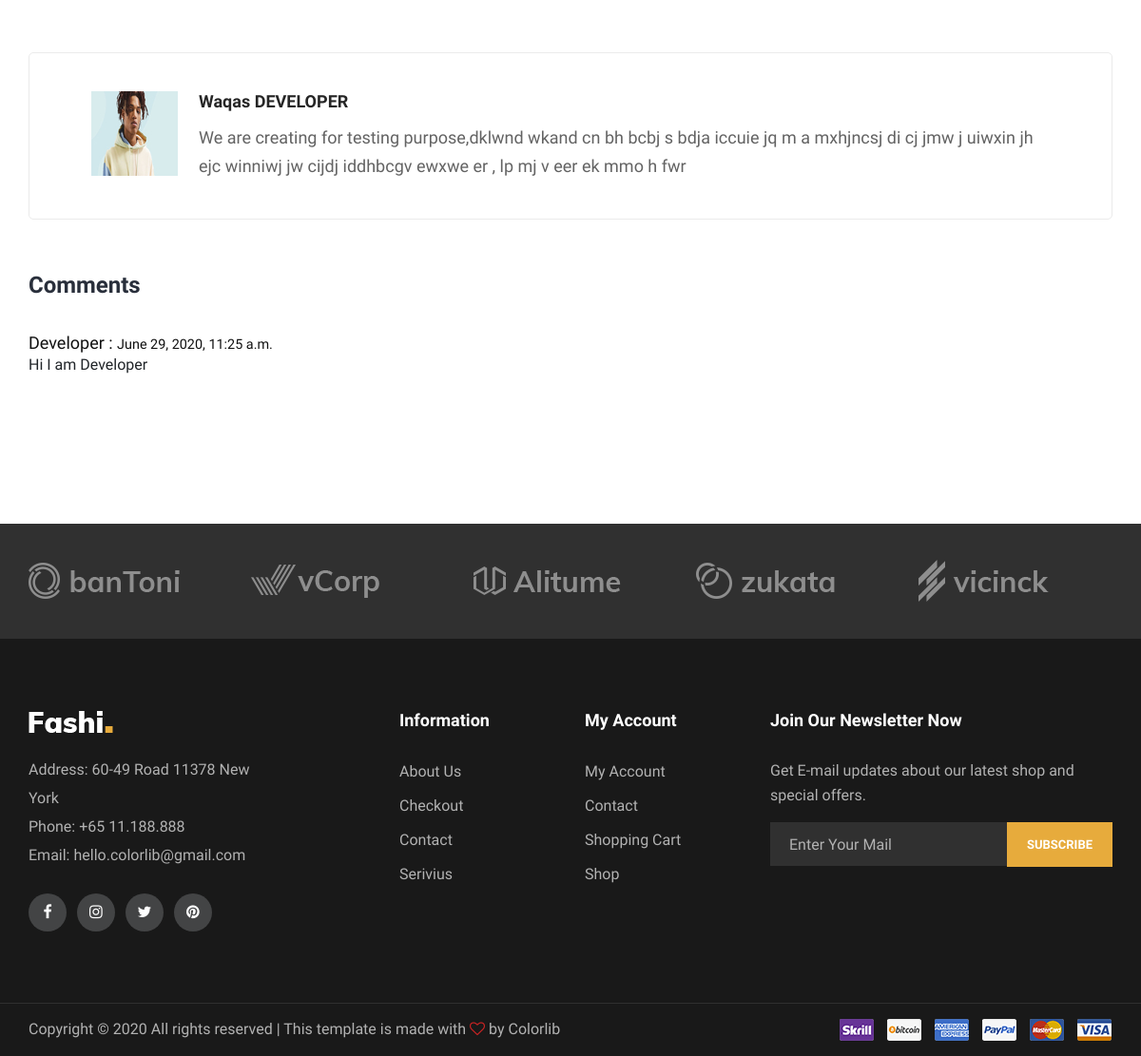
Page /Blog/Blog/1 (lower part) on the earlier database version.
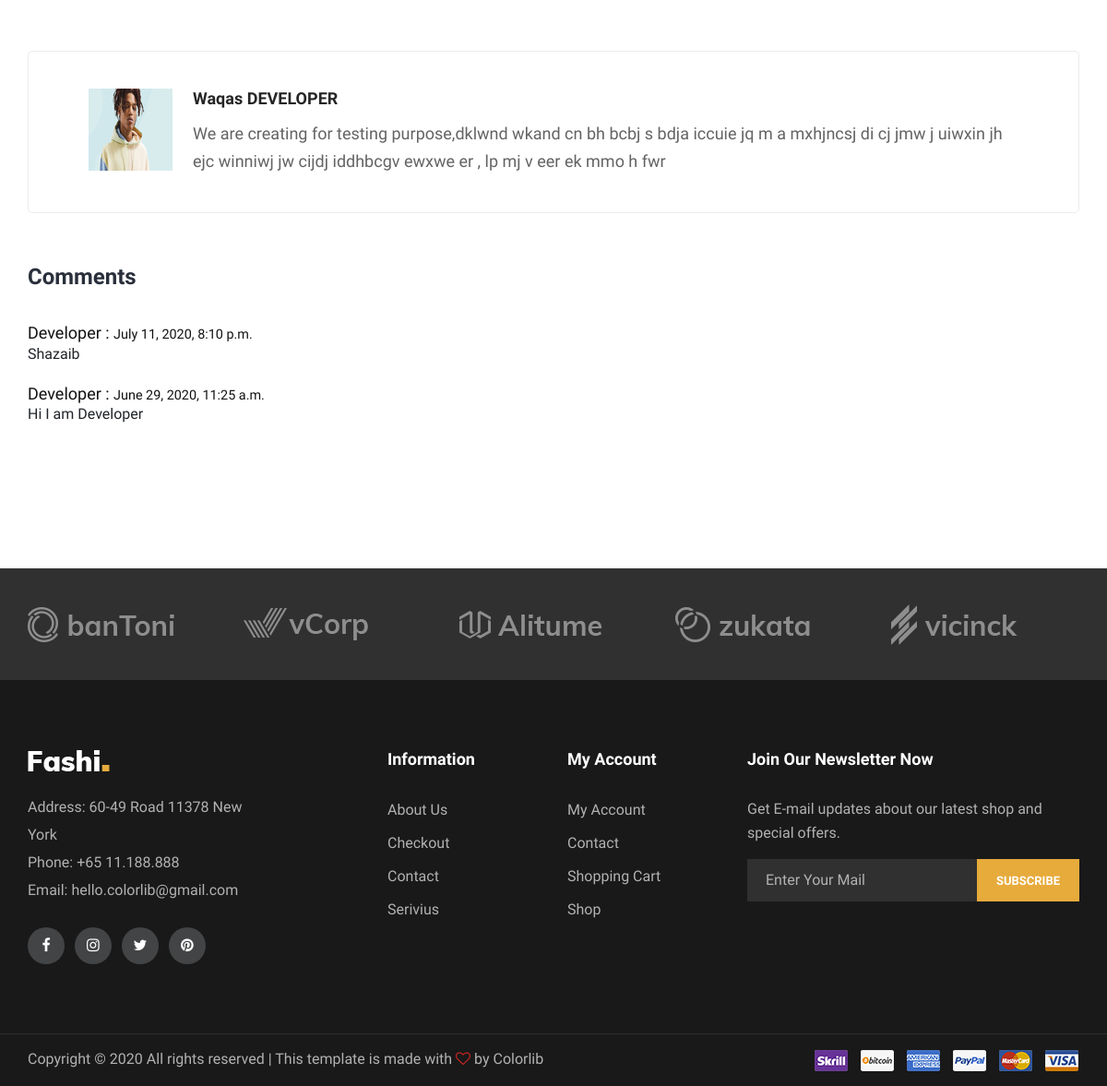
Same page on the later database version.
### Blog/models.py (models this page shows, shortened)
class BlogComment(models.Model):
    comment = models.TextField()
    user = models.ForeignKey(User,on_delete=models.CASCADE)
    post =  models.ForeignKey(Blog_Post, on_delete=models.CASCADE)
    parent = models.ForeignKey('self', on_delete=models.CASCADE,null=True)
    timestamp = models.DateTimeField(auto_now_add=dt.now)

### Blog/views.py (the view)
# urls.py: path('Blog/<int:bid>',views.BlogPost,name='blogpage'),
def BlogPost(request,bid):
    p = Blog_Post.objects.filter(id=bid)
    try:
        p_n = Blog_Post.objects.filter(id__gte=bid).order_by('id')[1:2]
        next_p = p_n[0]
    except:
        next_p = p_n
    try:
        p_p = Blog_Post.objects.filter(id__lte=bid).order_by('id')[::-1][1:2]
        previous = p_p[0]
    except:
        previous = p_p
    comment = BlogComment.objects.filter(post=p.first())[:10:-1]
    return render(request,'blog/blog-details.html',{'Post':p[0],'Next_Post':next_p,'Previous_Post':previous,'comments':comment})

### templates/blog/blog-details.html (shortened to what this page needs)
{% extends 'basic.html' %} {% block body %}
<body>
    <section class="blog-details spad">
        <div class="container">
            <div class="row">
                <div class="col-lg-12">
                    <div class="blog-details-inner">
                        <div class="posted-by">
                            <div class="pb-pic">
                                <img src="/media/{{Post.auther_thumbnail}}" class='uk-thumbnav uk-border-pill' alt="">
                            </div>
                            <div class="pb-text">
                                <a href="#">
                                    <h5>{{Post.blog_auther}}</h5>
                                </a>
                                <p>{{Post.auther_bio}}</p>
                            </div>
                        </div>
                        <div class="customer-review-option">
                            <h4>Comments</h4>
                            <div class="comment-option" id='load_comments'>
                             {% if comments %}
                                {% for comment in comments %}
                                <div class="co-item">
                                    <h5> {{comment.user}} <span>  : </span>
                                        <small>{{comment.timestamp}}</small> </h5>
                                    <div class="at-reply"> {{comment.comment}} </div>
                                </div>
                                {% endfor %}
                             {% else %}
                                <small style='color:#e7ab3c'>No Comment's posted yet!<br> Be the First who comment...</small>
                             {% endif %}
                            </div>
                        </div>
                        <div class="leave-comment">
                        </div>
                    </div>
                </div>
            </div>
        </div>
    </section>
</body>
{% endblock %}

Differences in the rows shown:
added BlogComment: user "Developer", timestamp "July 11, 2020, 8:10 p.m.", comment "Shazaib"
